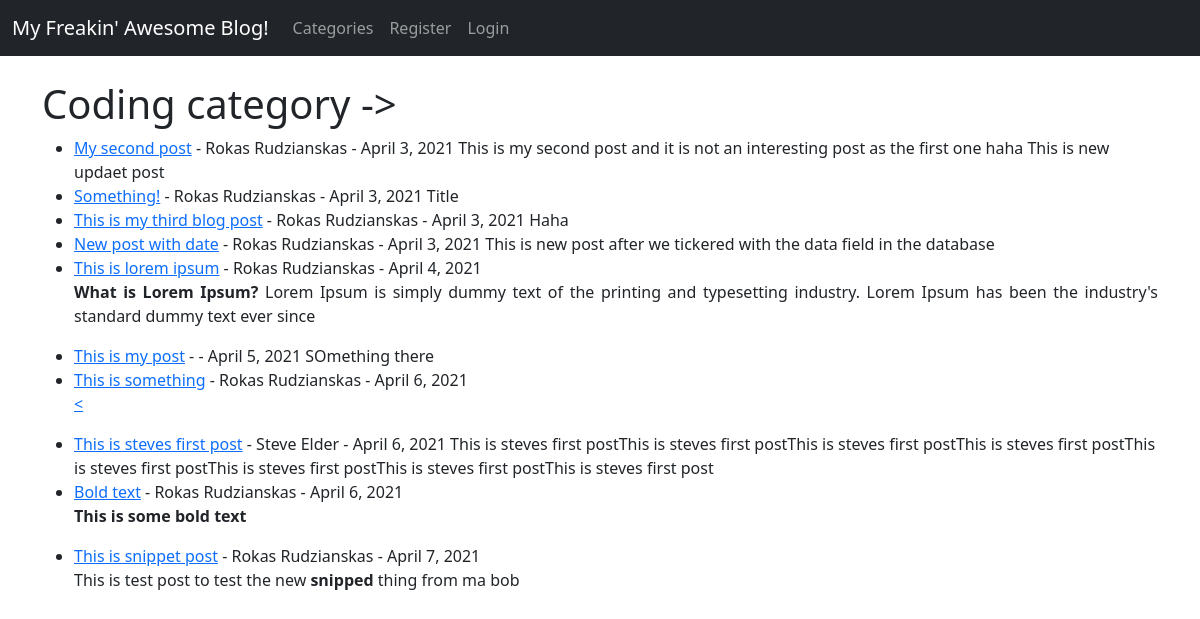
Page /category/coding/ on the earlier database version.
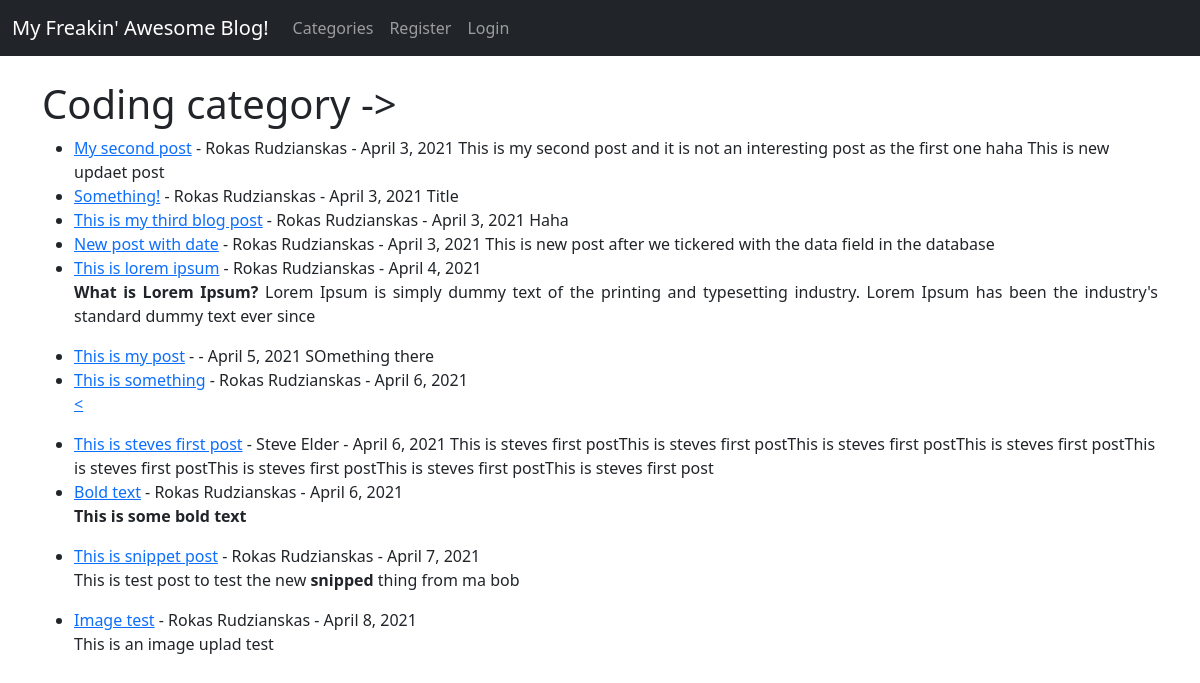
Same page on the later database version.
### theblog/models.py (models this page shows, shortened)
class Post(models.Model):
    title = models.CharField(max_length=255)
    header_image = models.ImageField(null=True, blank=True, upload_to="images/")
    title_tag = models.CharField(max_length=255)
    author = models.ForeignKey(User, on_delete=models.CASCADE)
    body = RichTextField(blank=True, null=True)
    post_date = models.DateField(auto_now_add=True)
    category = models.CharField(max_length=255, default='coding')
    snippet = models.CharField(max_length=255)
    likes = models.ManyToManyField(User, related_name='blog_posts')

### theblog/views.py (the view)
# urls.py: path('category/<str:cats>/', CategoryView, name="category"),
def CategoryView(request, cats):
    category_posts = Post.objects.filter(category=cats.replace('-', ' '))
    return render(request, 'categories.html',
                  {'cats': cats.title().replace('-', ' '), 'category_posts': category_posts})

### theblog/templates/categories.html (shortened to what this page needs)
{% extends 'base.html' %}
    {% block content %}
{% if category_posts %}
    <h1>{{cats}} category -></h1>
        <ul>
            {% for post in category_posts %}
                   <li><a href="{% url 'article-detail' post.pk %}" >{{post.title}}</a>
           - {{post.author.first_name}}
              {{post.author.last_name}} - {{ post.post_date }}
                  {{ post.body|slice:":200"|safe }}
       </li>
            {% endfor %}
        </ul>
{% else %}
    <h1>There are no post about this category! And you know that ;(</h1>
{% endif %}
    {% endblock %}

Differences in the rows shown:
added Post: title "Image test", author.first_name "Rokas", author.last_name "Rudzianskas", post_date "April 8, 2021", body "This is an image uplad test"
